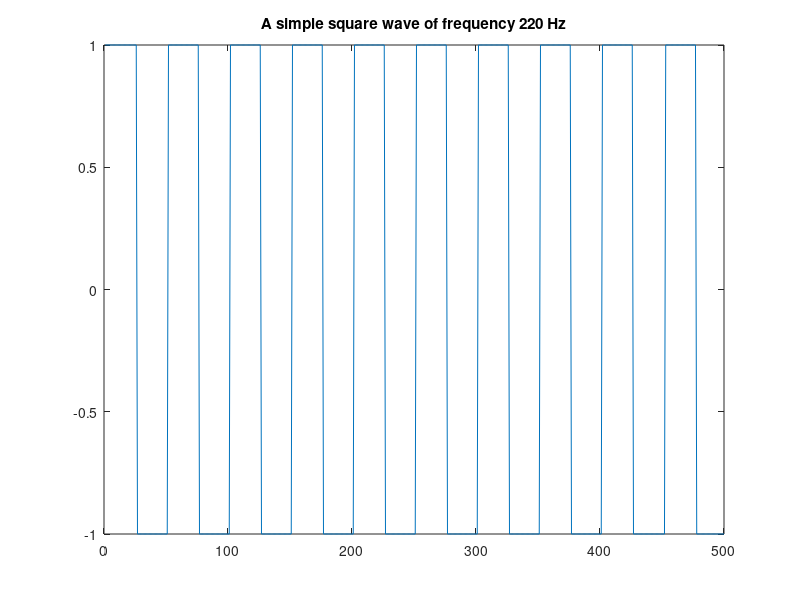

This chart was generated by the following MATLAB code:
amp = 1;
F_s = 11025;
F_w = 220;
nsec = 2;
dur = nsec*F_s;

n = 0:dur;

y = amp*square(2*pi*n*F_w/F_s);

figure(7)
plot(y(1:500))
title('A simple square wave of frequency 220 Hz')

soundsc(y, F_s)